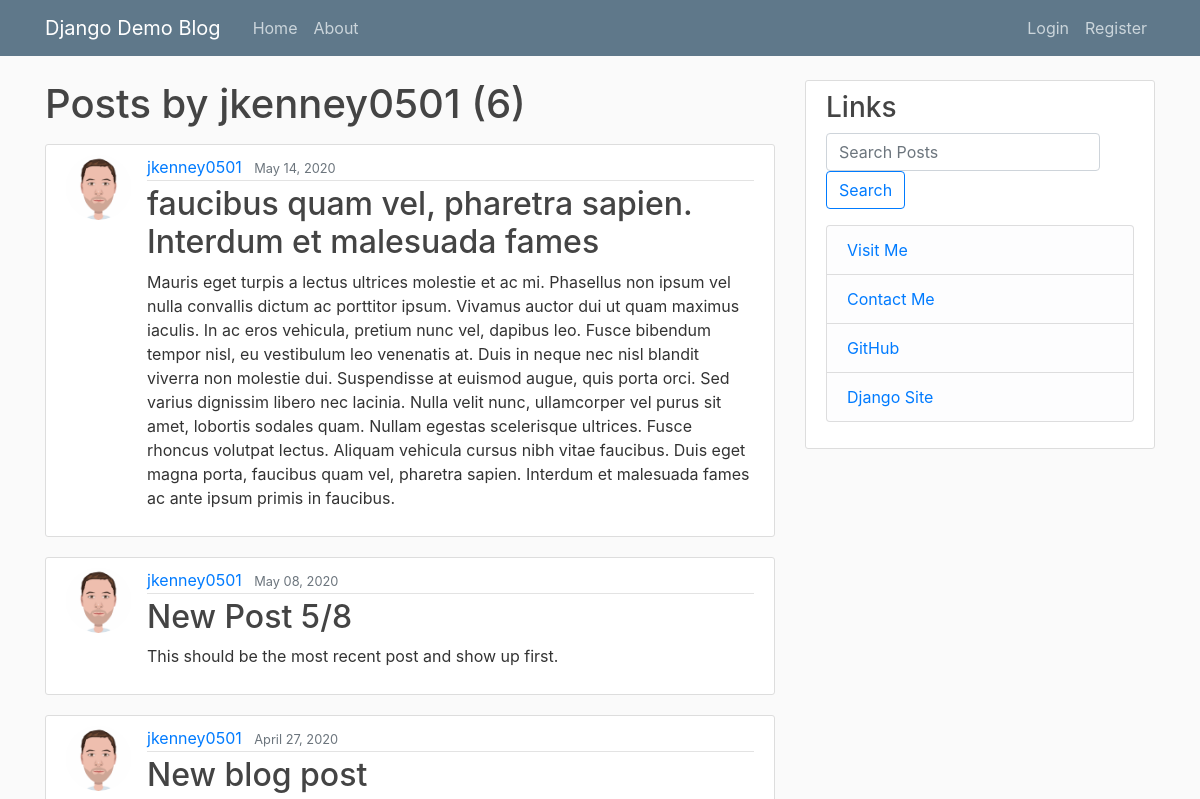
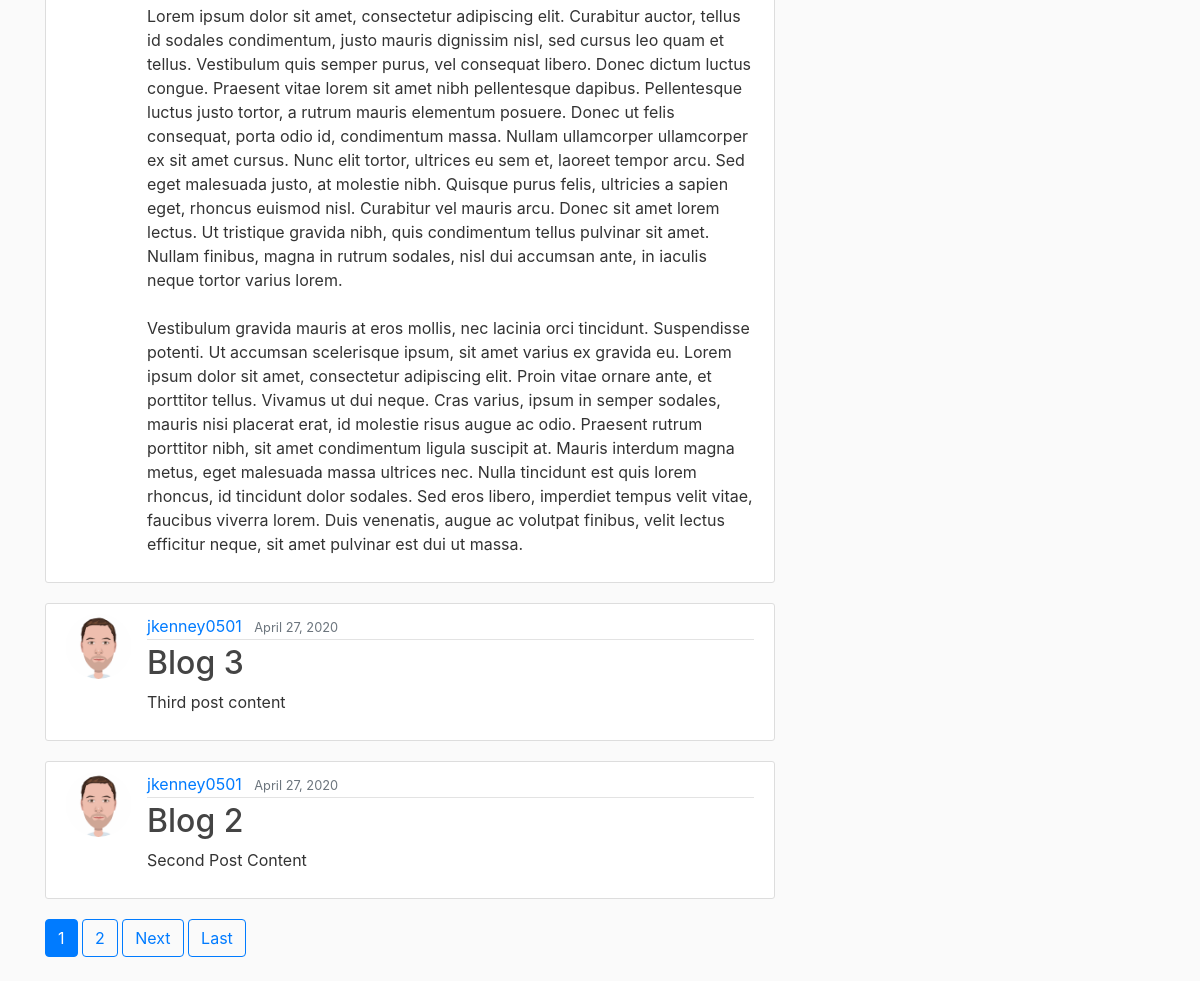
/user/jkenney0501, run on the app's committed database (2 pictures, top to bottom).
### blog/models.py (models this page shows, shortened)
class Post(models.Model):
    title = models.CharField(max_length=100)
    content = models.TextField()
    date_posted = models.DateTimeField(default=timezone.now)
    author = models.ForeignKey(User, on_delete=models.CASCADE)

### users/models.py (models this page shows, shortened)
class Profile(models.Model):
    user = models.OneToOneField(User, on_delete=models.CASCADE)
    image = models.ImageField(default='default1.jpg', upload_to = 'profile_pics')

### blog/views.py (the view)
# urls.py: path('user/<str:username>', UserPostListView.as_view(), name='user-posts'),
class UserPostListView(ListView):
    model = Post
    template_name = 'blog/user_posts.html'
    context_object_name = 'posts'
    paginate_by = 5
    def get_queryset(self):
        user = get_object_or_404(User, username=self.kwargs.get('username'))
        return Post.objects.filter(author=user).order_by('-date_posted')

### blog/templates/blog/user_posts.html (shortened to what this page needs)
{% extends "blog/base.html" %}
{% block content %}
    <h1 class="mb-3">Posts by {{ view.kwargs.username }} ({{ page_obj.paginator.count }})</h1>
    {% for post in posts %}
        <article class="media content-section">
          <img class="rounded-circle article-img" src="{{ post.author.profile.image.url }}">
          <div class="media-body">
            <div class="article-metadata">
              <a class="mr-2" href= "{% url 'user-posts' post.author.username %}" >{{ post.author }}</a>
              <small class="text-muted">{{ post.date_posted|date:"F d, Y" }}</small>
            </div>
            <h2><a class="article-title" href="{% url 'post-detail' post.id %}">{{ post.title }}</a></h2>
            <p class="article-content">{{ post.content }}</p>
          </div>
        </article>
    {% endfor %}
    {% if is_paginated %}
      {% for num in page_obj.paginator.page_range %}
        {% if page_obj.number == num %}
          <a class="btn btn-primary mb-4" href="?page={{ num }}">{{ num }}</a>
        {% elif num > page_obj.number|add:'-3' and num < page_obj.number|add:'3' %}
          <a class="btn btn-outline-primary mb-4" href="?page={{ num }}">{{ num }}</a>
        {% endif %}
      {% endfor %}
      {% if page_obj.has_next %}
        <a class="btn btn-outline-primary mb-4" href="?page={{ page_obj.next_page_number }}">Next</a>
        <a class="btn btn-outline-primary mb-4" href="?page={{ page_obj.paginator.num_pages }}">Last</a>
      {% endif %}
    {% endif %}
{% endblock content %}

### blog/templates/blog/base.html (shortened to what this page needs)
{% load static %}
<!doctype html>
<html lang="en">
  <head>
    <link rel="stylesheet" href="https://stackpath.bootstrapcdn.com/bootstrap/4.4.1/css/bootstrap.min.css">
    <link rel="stylesheet" href="{% static 'blog/main.css' %}">
  </head>
  <body>
    <header class="site-header">
        <nav class="navbar navbar-expand-md navbar-dark bg-steel fixed-top">
          <div class="container">
            <a class="navbar-brand mr-4" href="{% url 'blog-home' %}">Django Demo Blog</a>
            <div class="collapse navbar-collapse" id="navbarToggle">
              <div class="navbar-nav mr-auto">
                <a class="nav-item nav-link" href="{% url 'blog-home' %}">Home</a>
                <a class="nav-item nav-link" href="{% url 'blog-about' %}">About</a>
              </div>
              <div class="navbar-nav">
                {% if user.is_authenticated %}
                <a class="nav-item nav-link" href="{% url 'post-create' %}">New Post</a>
                <a class="nav-item nav-link" href="{% url 'profile' %}">Profile</a>
                <a class="nav-item nav-link" href="{% url 'logout' %}">Logout</a>
                {% else %}
                <a class="nav-item nav-link" href="{% url 'login' %}">Login</a>
                <a class="nav-item nav-link" href="{% url 'register' %}">Register</a>
                {% endif %}
              </div>
            </div>
          </div>
        </nav>
      </header>
      <main role="main" class="container">
        <div class="row">
          <div class="col-md-8">
            {% block content %}{% endblock %}
          </div>
          <div class="col-md-4">
            <div class="content-section">
              <h3>Links</h3>
              <form class="form-inline">
                <input class="form-control mr-sm-2" type="search" placeholder="Search Posts" aria-label="Search"aria-disabled="true" >
                <button class="btn btn-outline-primary my-2 my-sm-0" type="submit" aria-disabled="true" >Search</button>
              </form>
              <p class='text-muted'>
                <ul class="list-group">
                  <li class="list-group-item list-group-item-light"><a href="https://www.j-kenney.com/" target= "_blank">Visit Me</a></li>
                  <li class="list-group-item list-group-item-light"><a href="mailto:emc2webdev@gmail.com">Contact Me</a></li>
                  <li class="list-group-item list-group-item-light"><a href="https://github.com/jkenney0501"target="_blank">GitHub</a></li>
                  <li class="list-group-item list-group-item-light"><a href="https://www.djangoproject.com/"target="_blank">Django Site</a></li>
                </ul>
              </p>
            </div>
          </div>
        </div>
      </main>
  </body>
</html>

### blog/static/blog/main.css (style rules this page uses)
body { background: #fafafa; color: #333333; margin-top: 5rem; }
h1, h2, h3, h4, h5, h6 { color: #444444; }
ul { margin: 0; }
.bg-steel { background-color: #5f788a; }
.site-header .navbar-nav .nav-link { color: #cbd5db; }
.content-section { background: #ffffff; padding: 10px 20px; border: 1px solid #dddddd; border-radius: 3px; margin-bottom: 20px; }
.article-title { color: #444444; }
.article-content { white-space: pre-line; }
.article-img { height: 65px; width: 65px; margin-right: 16px; }
.article-metadata { padding-bottom: 1px; margin-bottom: 4px; border-bottom: 1px solid #e3e3e3 }

### data on the page
Post: author.profile.image (picture), author "jkenney0501", date_posted "May 14, 2020", title "faucibus quam vel, pharetra sapien. Interdum et malesuada fames", content "Mauris eget turpis a lectus ultrices molestie et ac mi. Phasellus non ipsum vel nulla convallis dictum ac porttitor ipsum. Vivamus auctor dui ut quam maximus iaculis. In ac eros vehicula, pretium nunc vel, dapibus leo. Fusce bibendum tempor nisl, eu vestibulum leo venenatis at. Duis in neque nec nisl blandit viverra non molestie dui. Suspendisse at euismod augue, quis porta orci. Sed varius dignissim libero nec lacinia. Nulla velit nunc, ullamcorper vel purus sit amet, lobortis sodales quam. Nullam egestas scelerisque ultrices. Fusce rhoncus volutpat lectus. Aliquam vehicula cursus nibh vitae faucibus. Duis eget magna porta, faucibus quam vel, pharetra sapien. Interdum et malesuada fames ac…"
Post: author.profile.image (picture), author "jkenney0501", date_posted "May 08, 2020", title "New Post 5/8", content "This should be the most recent post and show up first."
Post: author.profile.image (picture), author "jkenney0501", date_posted "April 27, 2020", title "New blog post", content "Lorem ipsum dolor sit amet, consectetur adipiscing elit. Curabitur auctor, tellus id sodales condimentum, justo mauris dignissim nisl, sed cursus leo quam et tellus. Vestibulum quis semper purus, vel consequat libero. Donec dictum luctus congue. Praesent vitae lorem sit amet nibh pellentesque dapibus. Pellentesque luctus justo tortor, a rutrum mauris elementum posuere. Donec ut felis consequat, porta odio id, condimentum massa. Nullam ullamcorper ullamcorper ex sit amet cursus. Nunc elit tortor, ultrices eu sem et, laoreet tempor arcu. Sed eget malesuada justo, at molestie nibh. Quisque purus felis, ultricies a sapien eget, rhoncus euismod nisl. Curabitur vel mauris arcu. Donec sit amet…"
Post: author.profile.image (picture), author "jkenney0501", date_posted "April 27, 2020", title "Blog 3", content "Third post content"
Post: author.profile.image (picture), author "jkenney0501", date_posted "April 27, 2020", title "Blog 2", content "Second Post Content"

### other printed values
{{ view.kwargs.username }} "jkenney0501"
{{ page_obj.paginator.count }} "6"
{{ num }} "1"
{{ num }} "2"
